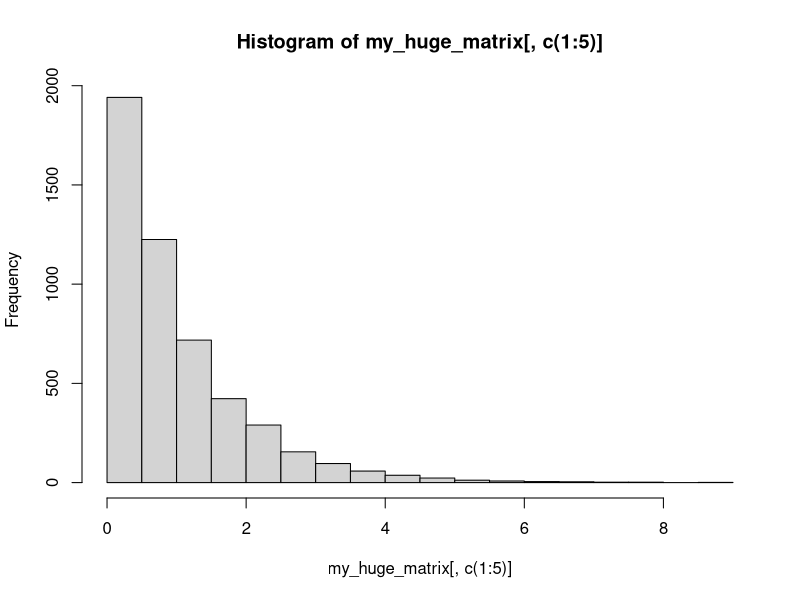
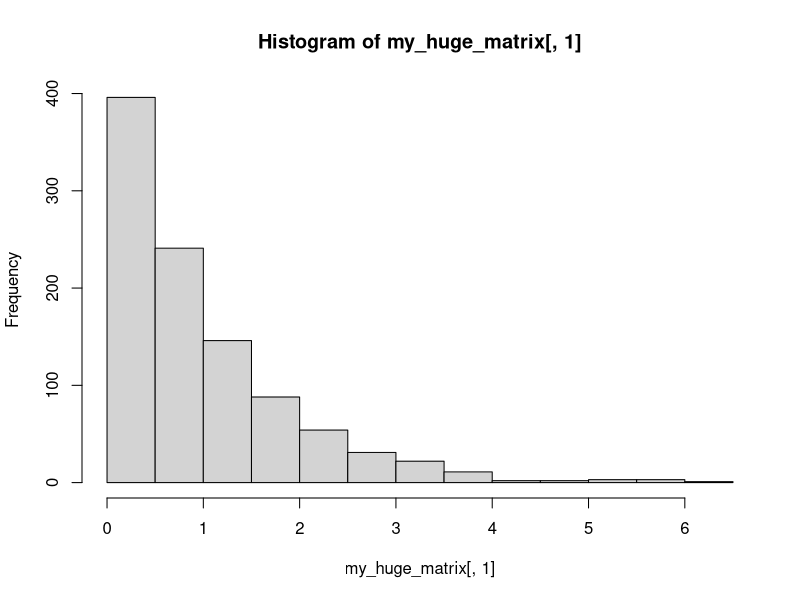
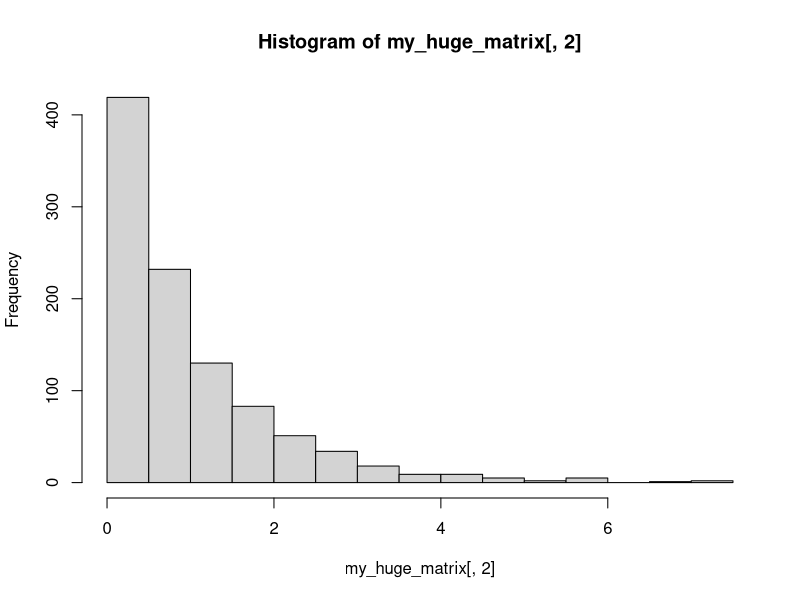
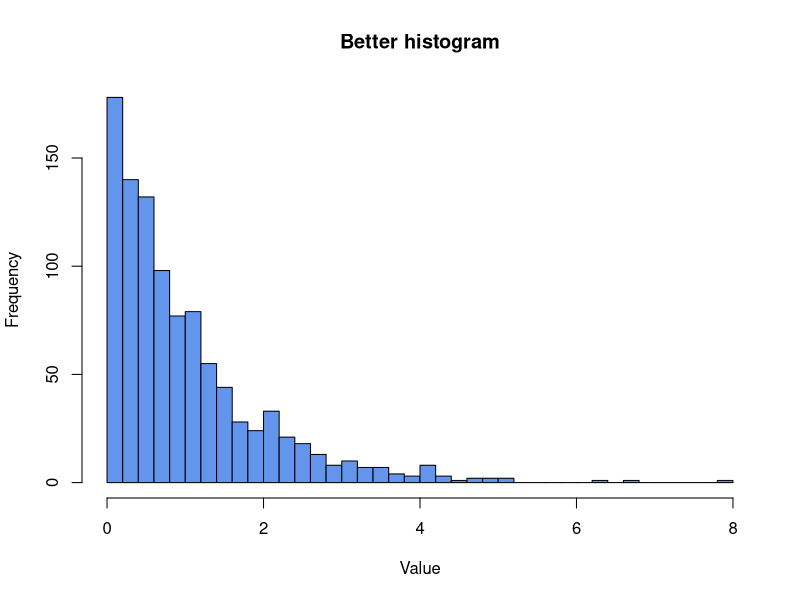
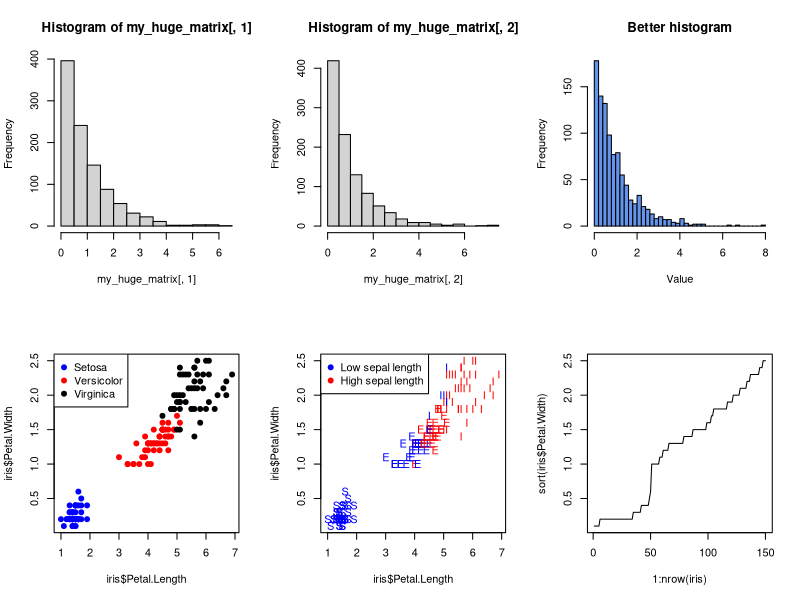
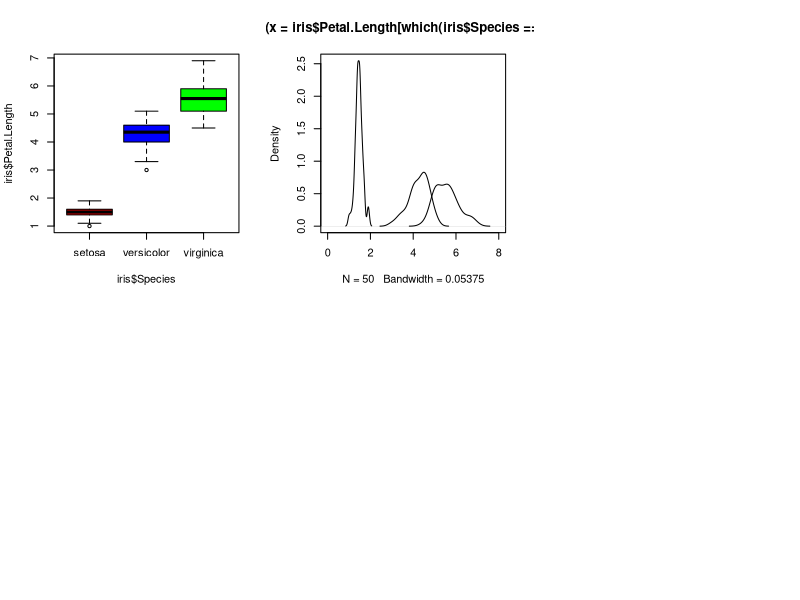

Generate these figures, in order, with R:
## ---- chunk 1
knitr::opts_chunk$set(echo = TRUE)
## ---- chunk 2
3+4
6^3
8/2
(2+5)*3
ab=3
cd=8
ab+cd

## ---- chunk 3
ab=3
AB=30
cd=8
AB+cd
## ---- chunk 4
num=6
num=num+1 # it doesn't make sense in math 
num
## ---- chunk 5

my_vector <- c(1,3,5,8,10,-5,38623) # c() command says "combine" values in paratheses; do not use commas in large numbers and it's used to separate different numbers   
length(my_vector)
sum(my_vector)

## ---- chunk 6
set.seed(13579)
my_normal_vector <- rnorm(n=length(my_vector))
my_normal_vector
## ---- chunk 7

my_vector * my_normal_vector # multiplication operation applies to very element 

## ---- chunk 8
my_vector %*% my_normal_vector
## ---- chunk 9
my_matrix <- matrix(rnorm(n=5*4, mean=10, sd=4),
                    nrow=5, ncol=4)
## ---- chunk 10
gen_exp <- rexp(n=5*4, rate=1)
my_matrix_2 <- matrix(gen_exp, ncol=4, nrow=5)
## ---- chunk 11
my_matrix
my_matrix_2
my_matrix * my_matrix_2
## ---- chunk 12
my_huge_matrix <- matrix(rgamma(10000,
                                shape=1), 
                         ncol=10)
head(my_huge_matrix)
tail(my_huge_matrix)

## ---- chunk 13
## Make sequence of values
1:10
0:10
10:0
-5:5
seq(from=-5, to=50, by=5)
seq(from=-5, to=50, length=50)

## ---- chunk 14

## Data frame versus matrix
my_df <- data.frame(my_matrix, letters=c("A", "b", "c", "d","e"))

## Character vectors
my_name_vector <- c("Anne", "Bob", "Charles")

## Check the class of objects
class(my_name_vector)
class(my_normal_vector)
class(my_huge_matrix)
class(my_df)

## ---- chunk 15

#-------------------------------------------------------------
## Basic plotting

## Histogram: hist
## ?hist
## Histogram of first five columns of my_huge_matrix

hist(my_huge_matrix[,c(1:5)])
hist(my_huge_matrix[,1])
hist(my_huge_matrix[,2])
hist(my_huge_matrix[,3], main="Better histogram",
     xlab="Value", breaks=50, 
     col="cornflowerblue")

par(mfrow=c(2,3))
hist(my_huge_matrix[,1])
hist(my_huge_matrix[,2])
hist(my_huge_matrix[,3], main="Better histogram",
     xlab="Value", breaks=50, 
     col="cornflowerblue")

## ---- chunk 16

## Scatterplots
data(iris)
?plot
## Plot petal length vs petal width
col_vector <- rep(NA, nrow(iris))
setosa_index <- which(iris$Species == "setosa")
versicolor_index <- which(iris$Species == "versicolor")
virginica_index <- which(iris$Species == "virginica")
col_vector[setosa_index] <- "blue"
col_vector[versicolor_index] <- "red"
col_vector[virginica_index] <- "black"

plot(x=iris$Petal.Length, 
     y=iris$Petal.Width,
     col=col_vector, pch=19)
legend("topleft", pch=19,
       col=c("blue","red","black"),
       legend=c("Setosa", "Versicolor", "Virginica"))

## ---- chunk 17

## Plot Petal length vs width, coloring by sepal length
col_vector <- rep(NA, nrow(iris))
high_index <- which(iris$Sepal.Length > 
                      mean(iris$Sepal.Length))
col_vector[high_index] <- "red"
col_vector[-high_index] <- "blue"
shape_vector <- rep(NA, nrow(iris))
shape_vector[setosa_index] <- "S"
shape_vector[versicolor_index] <- "E"
shape_vector[virginica_index] <- "I"

plot(x=iris$Petal.Length, 
     y=iris$Petal.Width,
     col=col_vector, pch=shape_vector)
legend("topleft", pch=19,
       col=c("blue","red"),
       legend=c("Low sepal length", 
                "High sepal length"))

plot(x=1:nrow(iris), y=sort(iris$Petal.Width),
     type="l")

## ---- chunk 18

## Boxplots
boxplot(iris$Petal.Length ~ iris$Species,
        col=c("red", "blue", "green"))

## Density plots
## Hint: which function to select species
## lines()
plot(density(iris$Petal.Length[which(iris$Species == 
                                       "setosa")]),
     xlim=c(0,8))
lines(density(iris$Petal.Length[which(iris$Species == 
                                       "virginica")]))
lines(density(iris$Petal.Length[which(iris$Species == 
                                       "versicolor")]))

